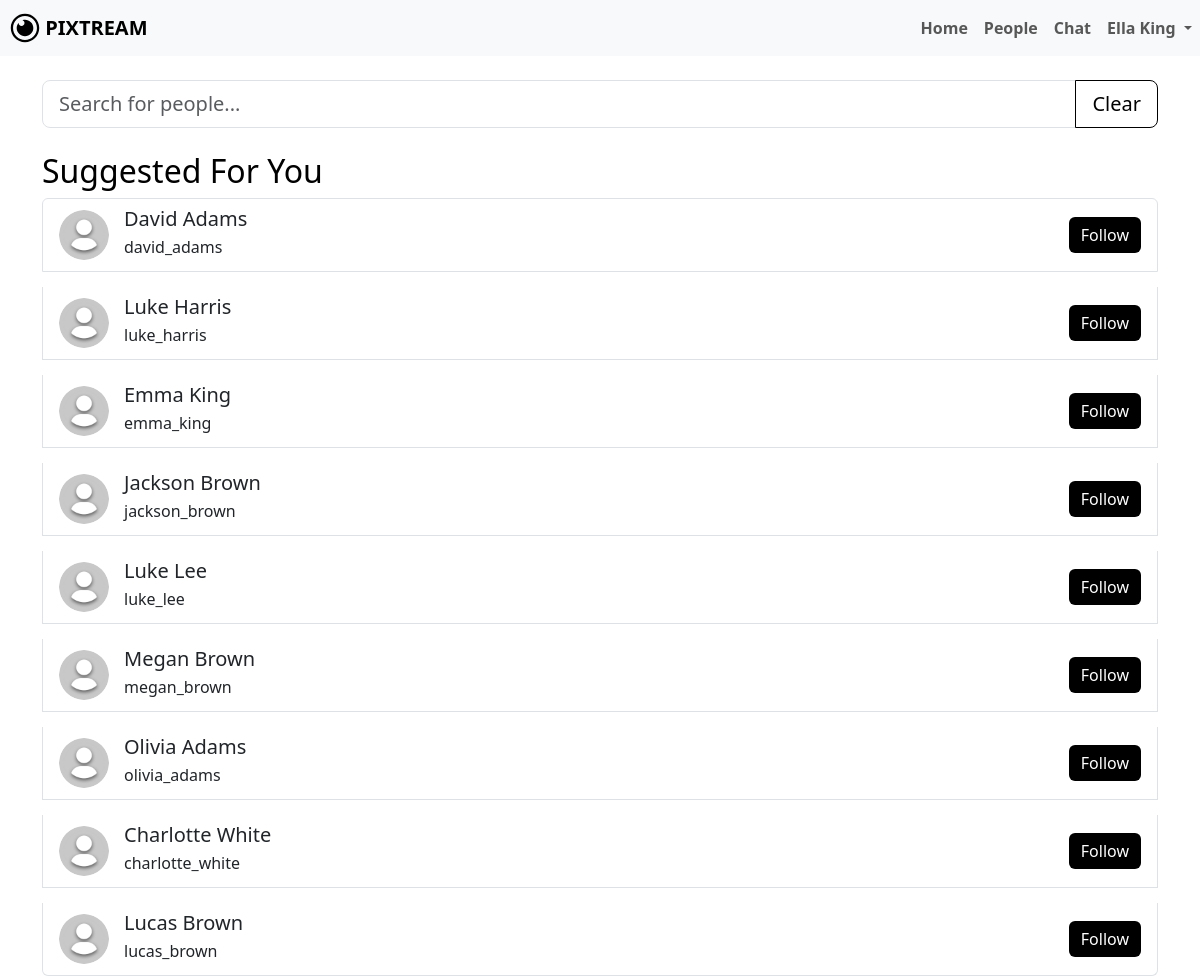
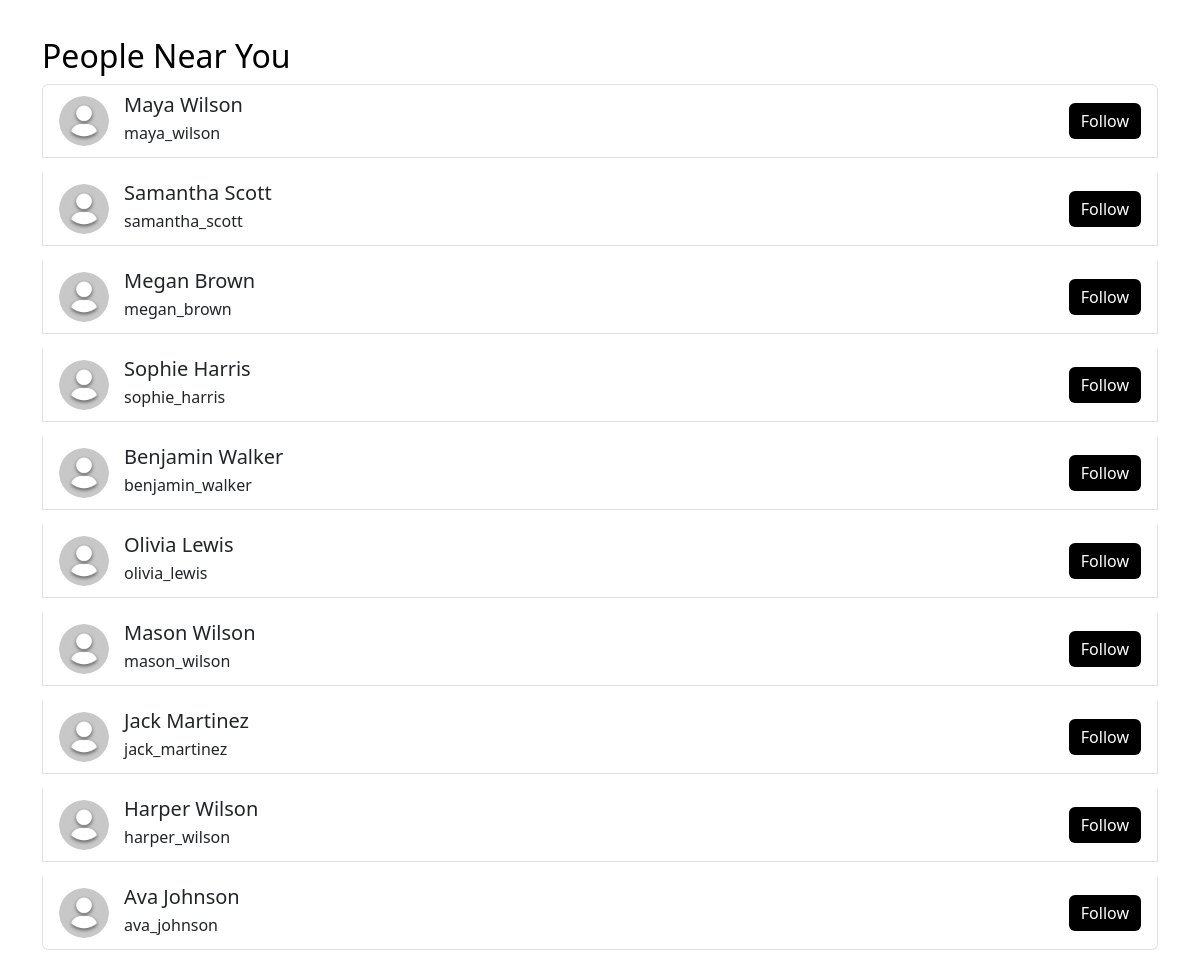
/people.php (signed in), run on the app's committed database (2 pictures, top to bottom).
### tables this page shows
CREATE TABLE `users` (
  `id` bigint(20) NOT NULL,
  `name` varchar(100) DEFAULT NULL,
  `username` varchar(191) DEFAULT NULL,
  `email` varchar(191) DEFAULT NULL,
  `password` varchar(255) DEFAULT NULL,
  `bio` text DEFAULT NULL,
  `profile_picture` varchar(255) DEFAULT 'default.png',
  `location` varchar(255) DEFAULT NULL,
  `created_at` timestamp NOT NULL DEFAULT current_timestamp()
);

### people.php (the view, shortened to what this page needs)
<?php
include 'dbconfig.php';
$username = $_SESSION['username'];
$sql = "SELECT * FROM users WHERE username='$username';";
$result = mysqli_query($conn, $sql);
$info = mysqli_fetch_assoc($result);
$name = $info['name'];
$following = [];
$currentUserIdResult = mysqli_query($conn, "SELECT id FROM users WHERE username='$username';");
$currentUserIdRow = mysqli_fetch_assoc($currentUserIdResult);
$currentUserId = $currentUserIdRow['id'];
?>
<!DOCTYPE html>
<html lang="en">
<head>
    <link rel="stylesheet" href="node_modules/bootstrap/dist/css/bootstrap.min.css">
    <link rel="stylesheet" href="assets/css/me.css">
</head>
<body>
    <nav class="navbar navbar-expand-lg navbar-light bg-light">
        <a class="navbar-brand" href="dashboard.php">
            <img src="assets/img/LOGO.svg" width="30" height="30" class="d-inline-block align-top" alt="" id="dash-icon">
            <b>PIXTREAM</b>
        </a>
        <div class="collapse navbar-collapse" id="navbarNavDropdown">
            <ul class="navbar-nav ms-auto">
                <li class="nav-item">
                    <a class="nav-link" href="dashboard.php"><b>Home</b></a>
                </li>
                <li class="nav-item active">
                    <a class="nav-link" href="people.php"><b>People</b></a>
                </li>
                <li class="nav-item active">
                    <a class="nav-link" href="chat.php"><b>Chat</b></a>
                </li>
                <li class="nav-item dropdown">
                    <a class="nav-link dropdown-toggle" href="#" id="navbarDropdownMenuLink" role="button" data-bs-toggle="dropdown" aria-expanded="false">
                        <b><?php echo htmlspecialchars($name); ?></b>
                    </a>
                </li>
            </ul>
        </div>
    </nav>
    <div class="container mt-4">
        <div class="input-group input-group-lg">
            <input type="text" id="searchUser" class="form-control" name="search" placeholder="Search for people..." value="<?php echo isset($_POST['search']) ? htmlspecialchars($_POST['search']) : ''; ?>">
            <button class="btn mybtn-outline" type="button" id="clearSearch">Clear</button>
        </div>
    </div>
    <div class="container mt-4 suggest-box">
        <h2>Suggested For You</h2>
        <ul class="list-group">
            <?php
                $sameInterestsQuery = "
                SELECT u.id, u.name, u.username, u.profile_picture, COUNT(us.option_id) AS shared_interests
                FROM users u
                JOIN user_selections us ON u.id = us.user_id
                WHERE us.option_id IN (
                    SELECT option_id FROM user_selections WHERE user_id = $currentUserId
                ) AND u.id != $currentUserId
                GROUP BY u.id
                HAVING shared_interests >= 3
                ";
                $sameInterests = mysqli_query($conn, $sameInterestsQuery);
                while ($row = mysqli_fetch_assoc($sameInterests))
                {
                    $profilePhoto = $row['profile_picture'] ?? 'default.png';
                    $isFollowing = in_array($row['id'], $following);
                    $buttonClass = $isFollowing ? 'mybtn-outline' : 'mybtn';
                    $buttonText = $isFollowing ? 'Following' : 'Follow';
                    echo "<li class='list-group-item user-card'>";
                    echo "<a href='user_profile.php?username=" . urlencode($row['username']) . "' class='text-decoration-none'>";
                    echo "<img src='profile_picture/" . htmlspecialchars($profilePhoto) . "' alt='Profile Photo' class='profile-photo'>";
                    echo "<div class='card-body'>";
                    echo "<div>";
                    echo "<h5 class='mb-1'>" . htmlspecialchars($row['name']) . "</h5>";
                    echo "<p class='mb-1'>" . htmlspecialchars($row['username']) . "</p>";
                    echo "</div></a>";
                    echo "<form action='follow_unfollow.php' method='POST' style='display:inline;'>";
                    echo "<button type='submit' class='btn $buttonClass'>$buttonText</button>";
                    echo "</form>";
                    echo "</div>";
                    echo "</li>";
                }
            ?>
    <div class="container mt-4 suggest-box">
        <h2>People Near You</h2>
        <ul class="list-group">
            <?php
                $peopleNearYouQuery = "
                SELECT id, name, username, profile_picture
                FROM users
                WHERE location = '{$info['location']}' AND id != $currentUserId
                ";
                $peopleNearYou = mysqli_query($conn, $peopleNearYouQuery);
                while ($row = mysqli_fetch_assoc($peopleNearYou))
                {
                    $profilePhoto = $row['profile_picture'] ?? 'default.png';
                    $isFollowing = in_array($row['id'], $following);
                    $buttonClass = $isFollowing ? 'mybtn-outline' : 'mybtn';
                    $buttonText = $isFollowing ? 'Following' : 'Follow';
                    echo "<li class='list-group-item user-card'>";
                    echo "<a href='user_profile.php?username=" . urlencode($row['username']) . "' class='text-decoration-none'>";
                    echo "<img src='profile_picture/" . htmlspecialchars($profilePhoto) . "' alt='Profile Photo' class='profile-photo'>";
                    echo "<div class='card-body'>";
                    echo "<div>";
                    echo "<h5 class='mb-1'>" . htmlspecialchars($row['name']) . "</h5>";
                    echo "<p class='mb-1'>" . htmlspecialchars($row['username']) . "</p>";
                    echo "</div></a>";
                    echo "<form action='follow_unfollow.php' method='POST' style='display:inline;'>";
                    echo "<button type='submit' class='btn $buttonClass'>$buttonText</button>";
                    echo "</form>";
                    echo "</div>";
                    echo "</li>";
                }
            ?>
</body>
</html>

### assets/css/me.css (style rules this page uses)
:root { --bs-body-font-weight: 400; }
body { color: black !important; }
li { cursor: pointer; }
.mybtn { background-color: black; color: white; border: none; }
.mybtn-outline { border: 1px solid black; color: black; }
a { color: inherit; text-decoration: none; }
#dash-icon { margin-left: 10px; }
.user-card { display: flex; align-items: center; margin-bottom: 15px; }
.user-card img { border-radius: 50%; width: 50px; height: 50px; object-fit: cover; margin-right: 15px; }
.user-card .card-body { display: flex; justify-content: space-between; align-items: center; }

### data on the page
users: name "Ella King"
users: profile_picture (placeholder picture), name "David Adams", username "david_adams", id "Follow"
users: profile_picture (placeholder picture), name "Luke Harris", username "luke_harris", id "Follow"
users: profile_picture (placeholder picture), name "Emma King", username "emma_king", id "Follow"
users: profile_picture (placeholder picture), name "Jackson Brown", username "jackson_brown", id "Follow"
users: profile_picture (placeholder picture), name "Luke Lee", username "luke_lee", id "Follow"
users: profile_picture (placeholder picture), name "Megan Brown", username "megan_brown", id "Follow"
users: profile_picture (placeholder picture), name "Olivia Adams", username "olivia_adams", id "Follow"
users: profile_picture (placeholder picture), name "Charlotte White", username "charlotte_white", id "Follow"
users: profile_picture (placeholder picture), name "Lucas Brown", username "lucas_brown", id "Follow"
users: profile_picture (placeholder picture), name "Maya Wilson", username "maya_wilson", id "Follow"
users: profile_picture (placeholder picture), name "Samantha Scott", username "samantha_scott", id "Follow"
users: profile_picture (placeholder picture), name "Sophie Harris", username "sophie_harris", id "Follow"
users: profile_picture (placeholder picture), name "Benjamin Walker", username "benjamin_walker", id "Follow"
users: profile_picture (placeholder picture), name "Olivia Lewis", username "olivia_lewis", id "Follow"
users: profile_picture (placeholder picture), name "Mason Wilson", username "mason_wilson", id "Follow"
users: profile_picture (placeholder picture), name "Jack Martinez", username "jack_martinez", id "Follow"
users: profile_picture (placeholder picture), name "Harper Wilson", username "harper_wilson", id "Follow"
users: profile_picture (placeholder picture), name "Ava Johnson", username "ava_johnson", id "Follow"
